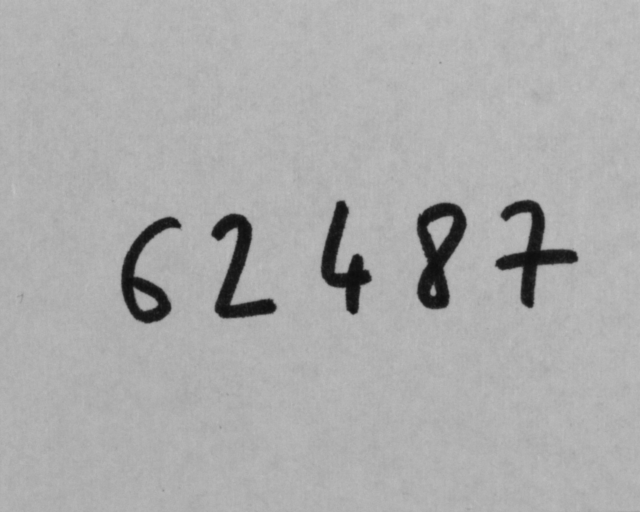
#> input picture utils/images/image.tif, 1280 x 1024 px, found by its file name (shown at 1/2 size)
$ python script_python.py
#> lines starting #> are read from the running program, lines starting #| are printed output that depends on the picture; after the words box and inside, x2 and y2 are one past the last pixel; in counts of white or black regions, pixels touching at a corner belong together
import cv2
import numpy as np
import matplotlib.pyplot as plot
import os
# Charger l'image
image = cv2.imread('utils\images\image.tif')
#> image is the input picture: shape (1024, 1280, 3); min 13, max 197, mean 172.2

# Afficher l'image originale
#cv2.imshow('Image originale', image)
#cv2.waitKey(0)

# Conversion en niveaux de gris
image_gray = cv2.cvtColor(image, cv2.COLOR_BGR2GRAY)

# Afficher l'image en niveaux de gris
#cv2.imshow('Image en niveaux de gris', image_gray)
#cv2.waitKey(0)

# Histogramme
H = cv2.calcHist([image_gray], [0], None, [256], [0,256])
#> H = 256 values, max 159675 at index 179, min 0 at index 0, mean 5120
plot.hist(H)
# plot.show()

# Binarisation
_, image_binaire = cv2.threshold(image_gray, 0, 255, cv2.THRESH_BINARY_INV+cv2.THRESH_OTSU)
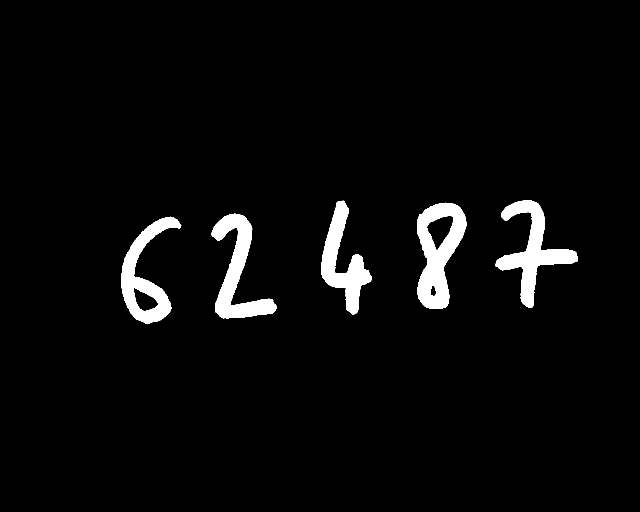
#> image_binaire: shape (1024, 1280) (shown at 1/2 size); 3.8% white; 5 white regions, box (x1, y1, x2, y2) and area: (834, 405, 934, 618) 11557, (991, 400, 1156, 616) 10592, (423, 427, 553, 637) 9969, (242, 433, 363, 647) 9251, (642, 401, 743, 629) 8854

# Afficher l'image binaire
#cv2.imshow('Image binaire', image_binaire)
#cv2.waitKey(0)

# Pretraitement et correction
im_bw0 = cv2.threshold(image_binaire, 127, 255, cv2.THRESH_BINARY)[1]

kernel = np.ones((19,19),np.uint8)
im_bw1 = cv2.dilate(im_bw0, kernel)
#> im_bw1: shape (1024, 1280); 7.1% white; 5 white regions, box (x1, y1, x2, y2) and area: (825, 396, 943, 627) 19921, (982, 391, 1165, 625) 19558, (414, 418, 562, 646) 18642, (233, 424, 372, 656) 18136, (633, 392, 752, 638) 16299
im_bw1 = cv2.erode(im_bw1, kernel)
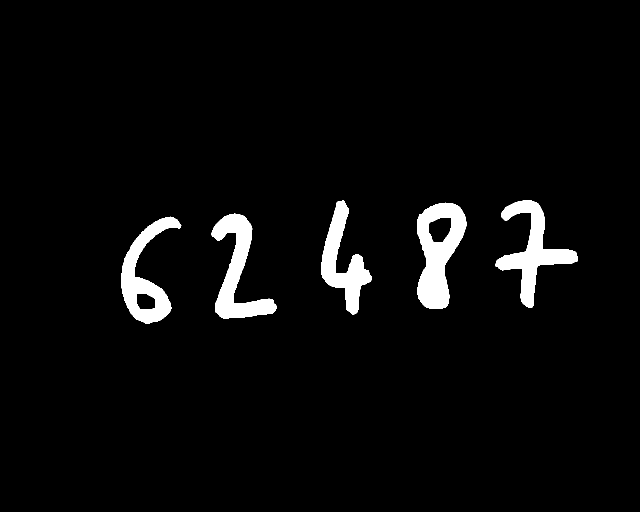
#> im_bw1: shape (1024, 1280) (shown at 1/2 size); 3.9% white; 5 white regions

# Remove border pixels
im_bw2 = im_bw1.copy()
im_bw2[0,:] = 0
im_bw2[-1,:] = 0
im_bw2[:,0] = 0
im_bw2[:,-1] = 0

im_bw3 = cv2.threshold(im_bw2, 0, 255, cv2.THRESH_BINARY)[1]

#cv2.imshow('Image binaire après traitement', im_bw3)
#cv2.waitKey(0)

# Extraction
contours, _ = cv2.findContours(im_bw3, cv2.RETR_EXTERNAL, cv2.CHAIN_APPROX_SIMPLE)
#> contours = 5 contours; box (x1, y1, x2, y2) and area: (834, 405, 934, 618) 13570, (991, 400, 1156, 616) 10370, (242, 433, 363, 647) 10260, (423, 427, 553, 637) 9946, (642, 401, 743, 629) 8569

dossier_dest = "pred_img"

# Créer le dossier de destination s'il n'existe pas
if not os.path.exists(dossier_dest):
    # Créer le dossier en dehors du dossier de travail
    os.makedirs(dossier_dest)
image_num = 1

# Parcourir tous les contours détectés
for contour in contours:
    x, y, w, h = cv2.boundingRect(contour)
    caractere_recadre = im_bw3[y:y+h, x:x+w]

    # Ajouter une bordure de 15 pixels noirs à tous les côtés de l'image
    caractere_recadre_bordered = cv2.copyMakeBorder(caractere_recadre, 25, 25, 25, 25, cv2.BORDER_CONSTANT, value=(0, 0, 0))

    # Redimensionner l'image à 28x28 pixels
    caractere_recadre_resized = cv2.resize(caractere_recadre_bordered, (28, 28))

    # Générer un nom de fichier unique
    nom_fichier = f"{image_num}.png"

    # Incrémenter le compteur pour le prochain fichier
    image_num += 1

    # Chemin complet du fichier
    chemin_fichier = os.path.join(dossier_dest, nom_fichier)

    # Enregistrer l'image redimensionnée dans le dossier de destination
    cv2.imwrite(chemin_fichier, caractere_recadre_resized)
#> this loop made 5 passes
#> (x, y, w, h, nom_fichier) on passes 1 to 5: (242, 433, 121, 214, '1.png'), (423, 427, 130, 210, '2.png'), (834, 405, 100, 213, '3.png'), (642, 401, 101, 228, '4.png'), (991, 400, 165, 216, '5.png')
#> pass 1, `caractere_recadre_resized = cv2.resize(caractere_recadre_bordered, (28..`:
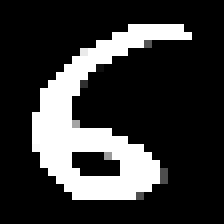
#> caractere_recadre_resized: shape (28, 28) (shown 8 times larger); min 0, max 255, mean 54.2
#> pass 2, `caractere_recadre = im_bw3[y:y+h, x:x+w]`:
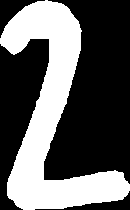
#> caractere_recadre: shape (210, 130); 37.7% white; 1 white region, box (x1, y1, x2, y2) and area: (0, 0, 130, 210) 10290
#> after the loop:
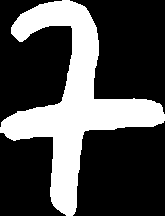
#> caractere_recadre: shape (216, 165); 30.2% white; 1 white region, box (x1, y1, x2, y2) and area: (0, 0, 165, 216) 10756
#> after the loop:
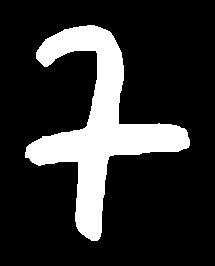
#> caractere_recadre_bordered: shape (266, 215); 18.8% white; 1 white region, box (x1, y1, x2, y2) and area: (25, 25, 190, 241) 10756
#> after the loop, image_num = 6

    #cv2.imshow('Caractère recadré', caractere_recadre)
    #cv2.waitKey(0)
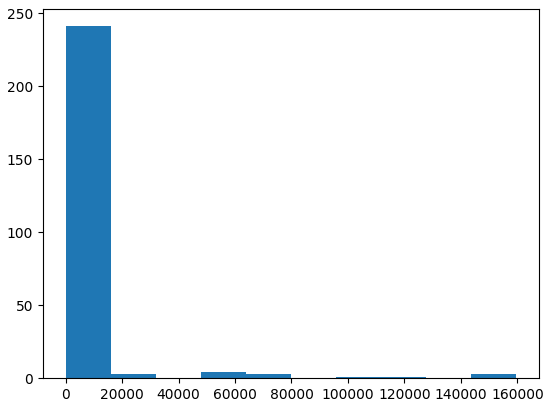
#> figure drawn by matplotlib, 1 panel; tallest bar 241 high, from x = 0 to 15967.5
